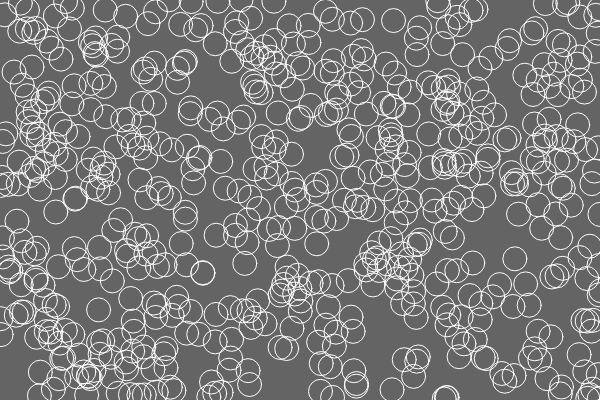
Frame 1 (no input)
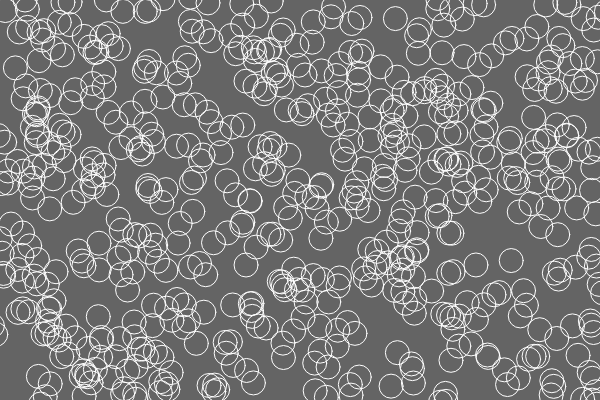
Frame 60 (no input)
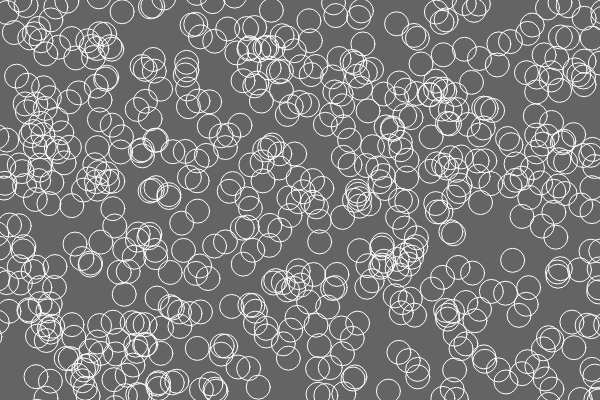
Frame 120 (the mouse pressed at the canvas centre since frame 60)

The p5.js sketch that drew these frames (run headless with seeded random() and noise() and a simulated clock; from frame 60 on, the mouse is pressed at the canvas centre):

// p5.js sketch
// ── sketch.js
//from Shiffman's video The Constructor Function 


var bubbles = [];

function setup() {
  createCanvas(600, 400);
  for (var i = 0; i < 600; i++) {
    bubbles[i] = new Bubble();
  }
}

function draw() {
  background(100);
  for (var i = 0; i < bubbles.length; i++) {
    bubbles[i].move();
    bubbles[i].display();
  }
}

function Bubble() {
  this.x = random(0, width);
  this.y = random(0, height);

  this.display = function() {
    stroke(255);
    noFill();
    ellipse(this.x, this.y, 24, 24);
  }

  this.move = function() {
    this.x = this.x + random(-1, 1);
    this.y = this.y + random(-1, 1);

  }
}
